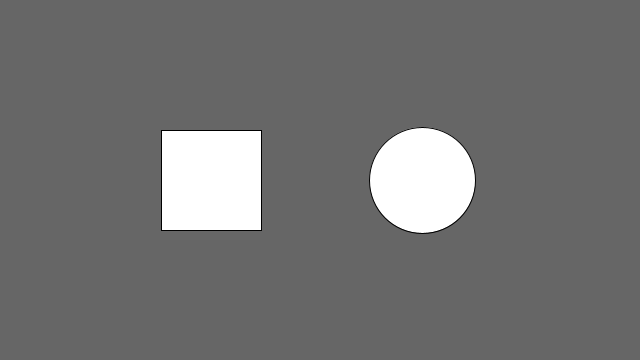
Frame 1 (no input)
Frame 60 (the mouse pressed at the canvas centre just before this capture): identical to frame 1, image omitted
Frame 120 (the mouse held since frame 60 and released just before this capture): identical to frame 1, image omitted

The Processing sketch that drew this single still picture (run headless with seeded random() and noise(); from frame 60 on, the mouse is pressed at the canvas centre):

// Processing sketch: processing_65084
// ── processing_65084.pde

// Jeff Chien
// DESMA 28 Workshop 3
// Pressing Control-R will render this sketch.

float rx, ry;    // rectangle x- and y-coordinate
float rd = 100;  // rectangle width
  
float ex, ey;    // ellipse x- and y-coordinate
float ed = 106;  // ellipse diameter

void setup()
{
  size(640, 360);
  smooth();
   
  // Set the x- and y-coordinates for the rectangle
  rx = width * 0.33 - rd / 2;
  ry = height * 0.5 - rd / 2;
   
  // Set the x- and y-coordinates for the ellipse
  ex = width * 0.66;
  ey = height * 0.5;
}
  
void draw()
{
  background(102);
  
  drawRect();
  drawEllipse();
}

void drawRect()
{
  stroke(0);
  fill(255);
  rect(rx, ry, rd, rd);
  
  // Hover/Pressed: translucent rect over
  if(mouseX < rx + rd && mouseX > rx 
    && mouseY < ry + rd && mouseY > ry)
  {
    stroke(255);
    fill(0, 0, 0, 128);
    pushMatrix();
    translate(rx + rd / 2, ry + rd / 2);
    // Pressed: Make rect rotate
    if(mousePressed)
      rotate(frameCount / 10.0f);
    rect(-rd / 2, -rd / 2, rd, rd);
    popMatrix();
  }
}

void drawEllipse()
{
  boolean mouseOver = dist(ex, ey, mouseX, mouseY) < ed / 2;
  
  // Pressed: draw radial gradient
  if(mousePressed && mouseOver)
  {
    fill(0, 0, 0, 0);
    colorMode(HSB, ed);
    for(int d = 0; d < ed; d++)
    {
      stroke((d + frameCount) % ed, ed, ed);
      ellipse(ex, ey, d, d);
    }
    colorMode(RGB, 255);
  }
  else
  {
    stroke(0); 
    fill(255);
    
    ellipse(ex, ey, ed, ed);
    
    // Hover: paints crosshair
    if(mouseOver)
    {
      int crosshairLen = 10;
      line(mouseX - crosshairLen / 2, mouseY,
          mouseX + crosshairLen / 2, mouseY);
      line(mouseX, mouseY - crosshairLen / 2,
          mouseX, mouseY + crosshairLen / 2);
    }
  }
}
